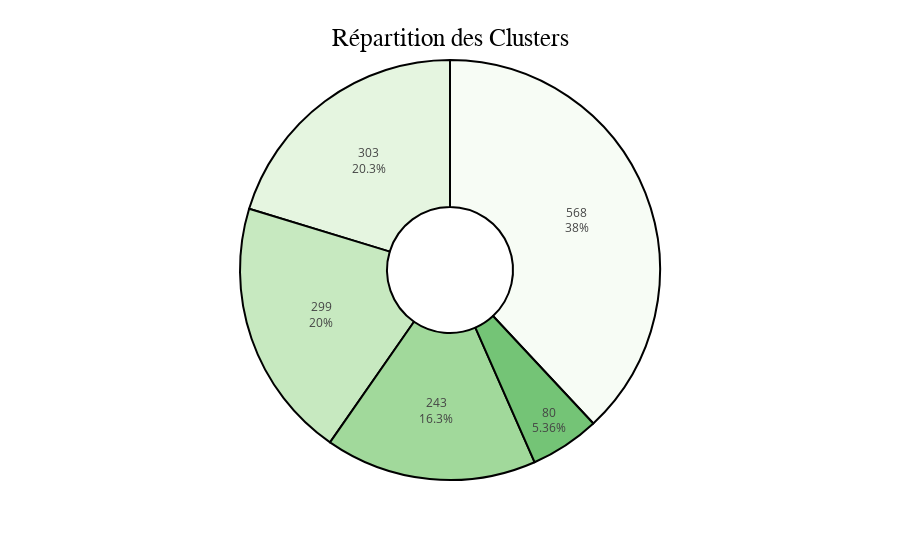

The notebook cell this image was saved under:
### Code cell
fig = px.pie(cluster_counts,
             values = 'count',
             names = 'cluster_label_best',
             color_discrete_sequence = px.colors.sequential.Greens,
             hole=0.3,
        )

# Enlever la légende
fig.update_layout(
    title=dict(
        text='Répartition des Clusters',
        font=dict(
            size=25,
            color="black",
            family="Arial"
        ),
        xanchor="center",
        yanchor="top",
        x=0.5,
        y=0.95
    ),
    template='simple_white',
    hoverlabel_font_size=16,
    showlegend=False
)
# Ajouter les labels des clusters sur le camembert
fig.update_traces(
    textposition='inside',
    textinfo='percent+value',
    marker_line=dict(color='black', width=2),
    hoverlabel_bgcolor="darkgreen",
    hovertemplate='<b>%{label}</b><br>Nombre de phrases: %{value}<extra></extra>'
)

fig.show()

### Figure 1 — Plotly figure (JSON) as saved in the notebook; plotly's stock layout.template omitted (floating-point values rounded to 4 significant figures)
{"data": [{"domain": {"x": [0, 1], "y": [0, 1]}, "hole": 0.3, "hoverlabel": {"bgcolor": "darkgreen"}, "hovertemplate": "<b>%{label}</b><br>Nombre de phrases: %{value}<extra></extra>", "labels": ["sensibiliser les territoires pour une meilleure gestion de l'eau et des déchets", "responsabiliser les gens sur les enjeux environnementaux pour agir sur la durabilité", "rendre les transports bas carbones plus attractifs et pénaliser les voyages trop émetteur en CO2 (voiture, avion)", "préserver les sites naturels et limiter les accès", "donner plus de pouvoir et de route pour les vélos, sécuriser les pistes"], "legendgroup": "", "marker": {"line": {"color": "black", "width": 2}}, "name": "", "showlegend": true, "textinfo": "percent+value", "textposition": "inside", "type": "pie", "values": [568, 303, 299, 243, 80]}], "layout": {"hoverlabel": {"font": {"size": 16}}, "legend": {"tracegroupgap": 0}, "margin": {"t": 60}, "piecolorway": ["rgb(247,252,245)", "rgb(229,245,224)", "rgb(199,233,192)", "rgb(161,217,155)", "rgb(116,196,118)", "rgb(65,171,93)", "rgb(35,139,69)", "rgb(0,109,44)", "rgb(0,68,27)"], "showlegend": false, "title": {"font": {"color": "black", "family": "Arial", "size": 25}, "text": "Répartition des Clusters", "x": 0.5, "xanchor": "center", "y": 0.95, "yanchor": "top"}}}
